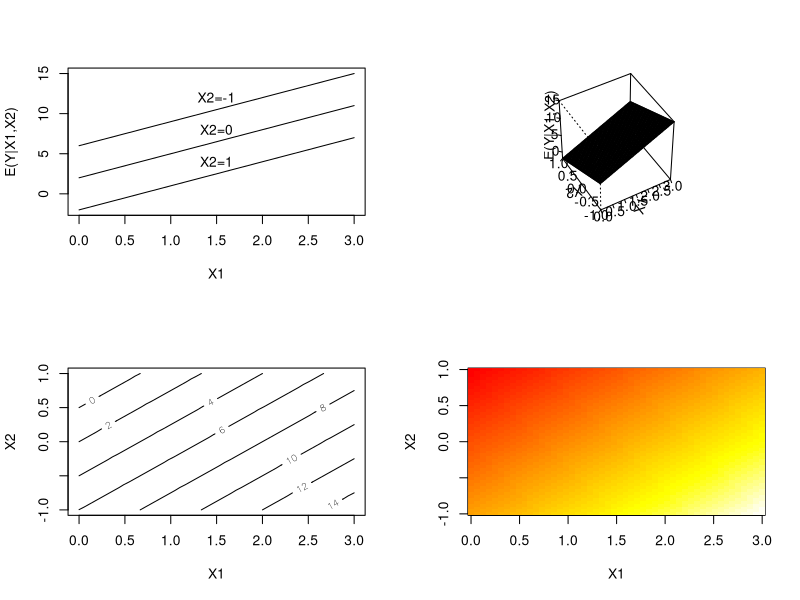
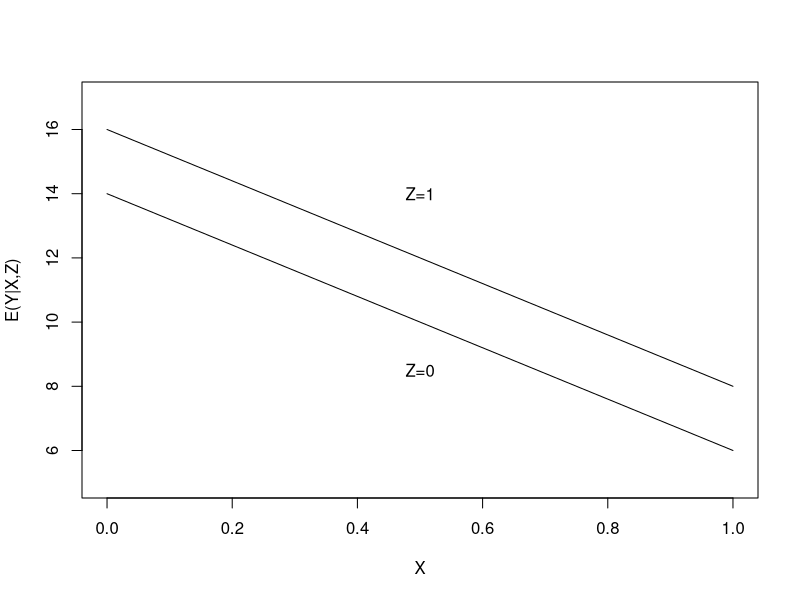

Generate these figures, in order, with R:

# 2a 
# additive linear model example E(Y|X1,X2) = 2 + 3 X1 - 4 X2

x1 <- seq(0, 3, length = 50)
x2 <- seq(-1, 1, length = 50)

lmfig1fun<-function(x1,x2){ 
  2+3*x1-4*x2 
}

par(mfrow=c(2,2))

plot(x1,lmfig1fun(x1,-1),xlim=c(0,3), 
     xlab='X1',ylim=c(-2,15),ylab='E(Y|X1,X2)',type='l')
text(1.5,12,'X2=-1')
lines(x1,lmfig1fun(x1,0),lty=1)
text(1.5,8,'X2=0')
lines(x1,lmfig1fun(x1,1),lty=1)
text(1.5,4,'X2=1')

persp(x1,x2, outer(x1,x2, FUN = lmfig1fun),
      theta=330,phi=45,r=20,
      xlab='X1',ylab='X2',zlab='E(Y|X1,X2)',
      xlim=c(0,3),ylim=c(-1,1),zlim=c(-2,15),ticktype='detailed')

contour(x1,x2, outer(x1,x2, FUN = lmfig1fun),xlab='X1',ylab='X2')

image(x1,x2,outer(x1,x2, FUN = lmfig1fun),
      xlab='X1',ylab='X2',col=heat.colors(50))

par(mfrow=c(1,1))



# 2b
# additive linear model example
# E(Y|X,Z) = 14 - 8 X + 2 Z
#
#           = 14 - 8 X if Z=0
#           = 16 - 8 X if Z=1

x <- seq(0, 1, length = 50)

lmfig2fun <- function(x, z){
  14-8*x+2*z
}

plot(x,lmfig2fun(x,0),
     xlim=c(0,1),xlab='X',ylim=c(5,17),ylab='E(Y|X,Z)',type='l')
text(.5,8.5,'Z=0')
lines(x,lmfig2fun(x,1),lty=1)
text(.5,14,'Z=1')



# 4a
Y<-matrix( c( 303.3, 467.1, 422.8, 391.6, 403.8, 373.8, 263.5, 226.8, 183.9,
              208.4, 208.2, 168.8, 245.4, 160.0, 173.2),
           nrow=15, ncol=1, byrow=TRUE)

# 4b
X<-matrix( c( 1, 3, 1, 8, 1, 1,
              1, 6, 3, 3, 1, 2,
              1, 4, 1, 4, 1, 5,
              1, 5, 1, 3, 1, 1,
              1, 7, 1, 3, 3, 1,
              1, 6, 1, 3, 5, 2,
              1, 6, 1, 8, 5, 3,
              1, 5, 1, 8, 3, 2,
              1, 1, 3, 4, 2, 1,
              1, 3, 5, 2, 2, 4,
              1, 2, 3, 3, 1, 3,
              1, 1, 4, 3, 2, 3,
              1, 6, 5, 3, 1, 5,
              1, 2, 1, 5, 2, 2,
              1, 5, 1, 4, 2, 1),
           nrow=15,ncol=6,byrow=TRUE)

# 4c

beta.hat<-solve(t(X)%*%X)%*%t(X)%*%Y
beta.hat



# 6
Y<-matrix( c( 10, 8, 9, 10, 6, 5, 7, 7),
           nrow=8, ncol=1, byrow=TRUE)
X<-matrix( c( 0, 0, 0, 1,
              0, 1, 0, 0,
              0, 0, 1, 0,
              0, 0, 0, 1,
              0, 1, 0, 0,
              1, 0, 0, 0,
              0, 0, 1, 0,
              1, 0, 0, 0),
           nrow=8, ncol=4, byrow=TRUE)

beta.hat2<-solve(t(X)%*%X)%*%t(X)%*%Y
beta.hat2








